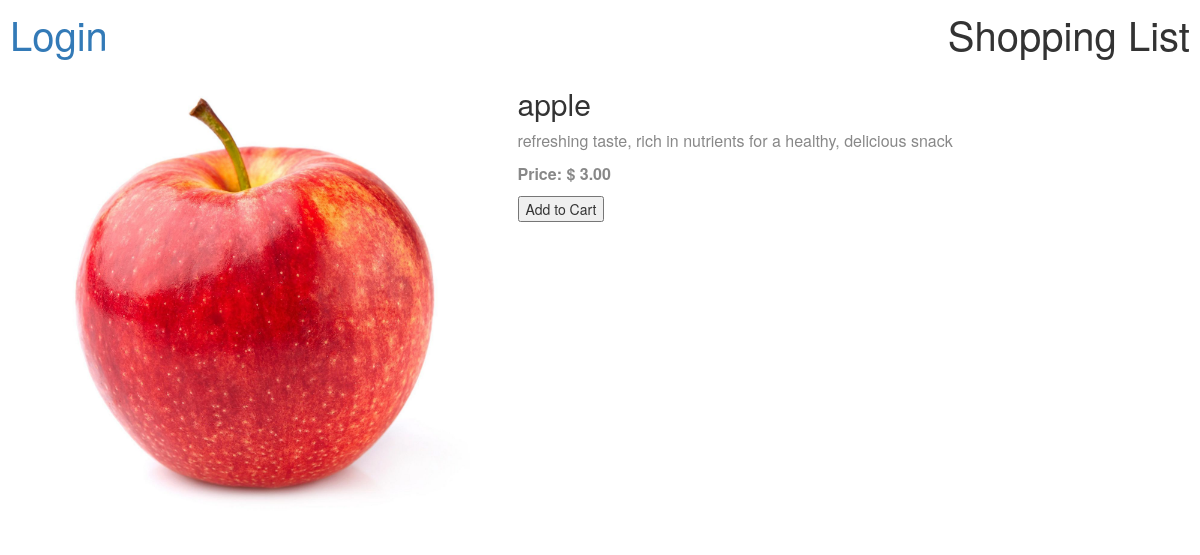
The app's page /product-details.php?pid=12 with its own data.
### tables this page shows
CREATE TABLE products (
 pid INTEGER PRIMARY KEY AUTOINCREMENT,
 catid INTEGER,
 name TEXT,
 price FLOAT,
 description TEXT,
 image BLOB,
 FOREIGN KEY(catid) REFERENCES categories(catid)
);

### product-details.php (the view, shortened to what this page needs)
<!DOCTYPE html>
<html lang="en">
<head>
  <link href="../style.css" rel="stylesheet">
  <link rel="stylesheet" href="https://maxcdn.bootstrapcdn.com/bootstrap/3.4.1/css/bootstrap.min.css">
</head>
<body>
  <header class="list-container">
    <div id="login"><a href="./admin.php">Login</a></div>
    <div id="list-content">
      Shopping List
    </div>
  </header>
  <div class="container mt-4">
    <?php
    $db = new SQLite3('./cart.db');
    $pid = $_GET['pid'];
    $query = 'SELECT pid, catid, name, description, price, image FROM products WHERE pid = ' . $pid;
    $result = $db->query($query);
    while ($row = $result->fetchArray(SQLITE3_ASSOC)):
      ?>
      <div class="row">
        <div class="col-md-5">
          <img alt="<?= htmlspecialchars($row['name']) ?>" src="images/<?= htmlspecialchars($row['image']) ?>"
            class="details-image" />
        </div>
        <div class="col-md-7 product-details">
          <h2>
            <?= htmlspecialchars($row['name']) ?>
          </h2>
          <p>
            <?= htmlspecialchars($row['description']) ?>
          </p>
          <p class="price">Price: $
            <?= number_format($row['price'], 2) ?>
          </p>
          <button type="button"
            onclick="addToCart('<?= addslashes(htmlspecialchars($row['name'])) ?>', <?= htmlspecialchars($row['price']) ?>)">Add to Cart</button>
        </div>
      </div>
    <?php endwhile; ?>
  </div>
</body>
</html>

### style.css (style rules this page uses)
#login, #list-content { padding: 5px 10px; font-size: 40px; }
header.list-container { display: flex; justify-content: space-between; }
.details-image { height: 450px; width: 450px; margin-bottom: 10px; }
.price { font-weight: bold; }
body { font-family: 'Arial', sans-serif; background-color: #f4f4f4; }
p { font-size: 16px; color: #888; }

### records on screen
products: name+image (picture), name "apple", description "refreshing taste, rich in nutrients for a healthy, delicious snack", price "3.00"
